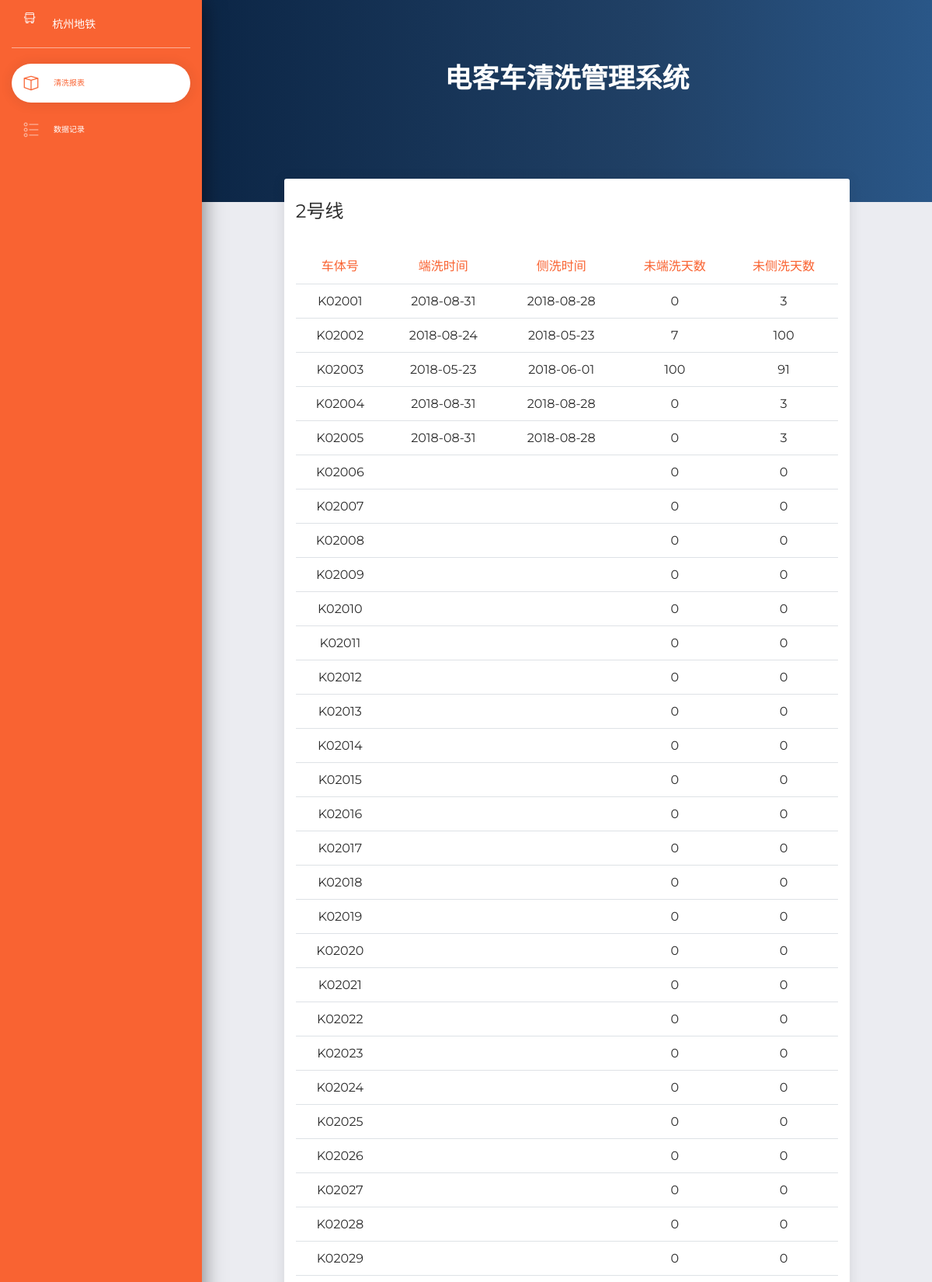
/train/ (upper part), run on the app's committed database.
### train_clean/models.py (models this page shows, shortened)
class Line(models.Model):
    name = models.CharField(verbose_name='线路名', max_length=50)

class Train(models.Model):
    line = models.ForeignKey(Line, related_name='trains', on_delete=models.CASCADE)
    number = models.CharField(verbose_name='车体号', max_length=50)

### train_clean/views.py (the view)
# urls.py: path('', views.index, name='index'),
def index(request):
    lines = Line.objects.all().order_by('name')
    line_trains_list = []
    for line in lines:
        trains_data = []
        for train in line.trains.all().order_by("number"):
            last_front_record = None
            last_side_record = None
            front_queryset = train.records.filter(clean_front=True).order_by('-clean_date')
            if front_queryset.exists():
                last_front_record = front_queryset[0]
            side_queryset = train.records.filter(clean_front=False).order_by('-clean_date')
            if side_queryset.exists():
                last_side_record = side_queryset[0]
            today = datetime.now().replace(hour=0, minute=0, second=0, microsecond=0)
            trains_data.append(
                {
                    "number": train.number,
                    "clean_front_date": last_front_record.clean_date.strftime("%Y-%m-%d") if last_front_record else "",
                    "clean_side_date": last_side_record.clean_date.strftime("%Y-%m-%d") if last_side_record else "",
                    "clean_front_days_passed":
                        int((today-last_front_record.clean_date.replace(hour=0, minute=0, second=0, microsecond=0))
                            / timedelta(days=1)) if last_front_record else 0,
                    "clean_side_days_passed":
                        int((today-last_side_record.clean_date.replace(hour=0, minute=0, second=0, microsecond=0))
                            / timedelta(days=1)) if last_side_record else 0,
                }
            )
        line_trains_list.append(
            {
                "name": line.name,
                "trains_data": trains_data
            }
        )
    return render(request, 'train_clean/dashboard.html', {"line_trains_list": line_trains_list})

### train_clean/templates/train_clean/dashboard.html (shortened to what this page needs)
{% load static %}
<html lang="en">
<head>
  <link href="https://use.fontawesome.com/releases/v5.0.6/css/all.css" rel="stylesheet">
  <link href="{% static 'train_clean/css/bootstrap.min.css' %}" rel="stylesheet" />
  <link href="{% static 'train_clean/css/now-ui-dashboard.css' %}" rel="stylesheet" />
  <link href="{% static 'train_clean/demo/demo.css' %}" rel="stylesheet" />
</head>
<body class="">
  <div class="wrapper ">
    <div class="sidebar" data-color="orange">
      <div class="logo">
        <a href="/" class="simple-text logo-mini">
          <i class="now-ui-icons transportation_bus-front-12"></i>
        </a>
        <a href="/" class="simple-text logo-normal">
          杭州地铁
        </a>
      </div>
      <div class="sidebar-wrapper">
        <ul class="nav">
          <li class="active ">
            <a href="{% url 'index' %}">
              <i class="now-ui-icons design_app"></i>
              <p>清洗报表</p>
            </a>
          </li>
          <li>
            <a href="{% url 'clean' %}">
              <i class="now-ui-icons design_bullet-list-67"></i>
              <p>数据记录</p>
            </a>
          </li>
        </ul>
      </div>
    </div>
    <div class="main-panel">
      <div class="panel-header">
        <div class="header text-center">
          <h2 class="title">电客车清洗管理系统</h2>
        </div>
      </div>
      <nav class="navbar navbar-expand-lg navbar-transparent  navbar-absolute bg-primary fixed-top">
      </nav>
      <div class="content">
        {% for line_data in line_trains_list %}
        <div class="row">
          <div class="col-md-1"></div>
          <div class="col-md-10">
            <div class="card">
              <div class="card-header">
                <h4 class="card-title">{{ line_data.name }}</h4>
              </div>
              <div class="card-body">
                <div class="table-responsive">
                  <table class="table">
                    <thead class="text-primary">
                      <th class="text-center">车体号</th>
                      <th class="text-center">端洗时间</th>
                      <th class="text-center">侧洗时间</th>
                      <th class="text-center">未端洗天数</th>
                      <th class="text-center">未侧洗天数</th>
                    </thead>
                    <tbody>
                      {% for train_data in line_data.trains_data %}
                      <tr>
                        <td class="text-center">{{ train_data.number }}</td>
                        <td class="text-center">{{ train_data.clean_front_date }}</td>
                        <td class="text-center">{{ train_data.clean_side_date }}</td>
                        <td class="text-center">{{ train_data.clean_front_days_passed }}</td>
                        <td class="text-center">{{ train_data.clean_side_days_passed }}</td>
                      </tr>
                      {% endfor %}
                    </tbody>
                  </table>
                </div>
              </div>
            </div>
          </div>
        </div>
        {% endfor %}
      </div>
    </div>
  </div>
</body>
</html>

### data on the page
Line: name "2号线"
Train: number "K02001"
Train: number "K02002"
Train: number "K02003"
Train: number "K02004"
Train: number "K02005"
Train: number "K02006"
Train: number "K02007"
Train: number "K02008"
Train: number "K02009"
Train: number "K02010"
Train: number "K02011"
Train: number "K02012"
Train: number "K02013"
Train: number "K02014"
Train: number "K02015"
Train: number "K02016"
Train: number "K02017"
Train: number "K02018"
Train: number "K02019"
Train: number "K02020"
Train: number "K02021"
Train: number "K02022"
Train: number "K02023"
Train: number "K02024"
Train: number "K02025"
Train: number "K02026"
Train: number "K02027"
Train: number "K02028"
Train: number "K02029"

### other printed values
{{ train_data.clean_front_date }} "2018-08-31" "2018-08-24" "2018-05-23" "2018-08-31" "2018-08-31"
{{ train_data.clean_side_date }} "2018-08-28" "2018-05-23" "2018-06-01" "2018-08-28" "2018-08-28"
{{ train_data.clean_front_days_passed }} "0" "7" "100" "0" "0" "0" "0" "0" "0" "0" "0" "0" "0" "0" "0" "0" "0" "0" "0" "0" "0" "0" "0" "0" "0" "0" "0" "0" "0"
{{ train_data.clean_side_days_passed }} "3" "100" "91" "3" "3" "0" "0" "0" "0" "0" "0" "0" "0" "0" "0" "0" "0" "0" "0" "0" "0" "0" "0" "0" "0" "0" "0" "0" "0"
